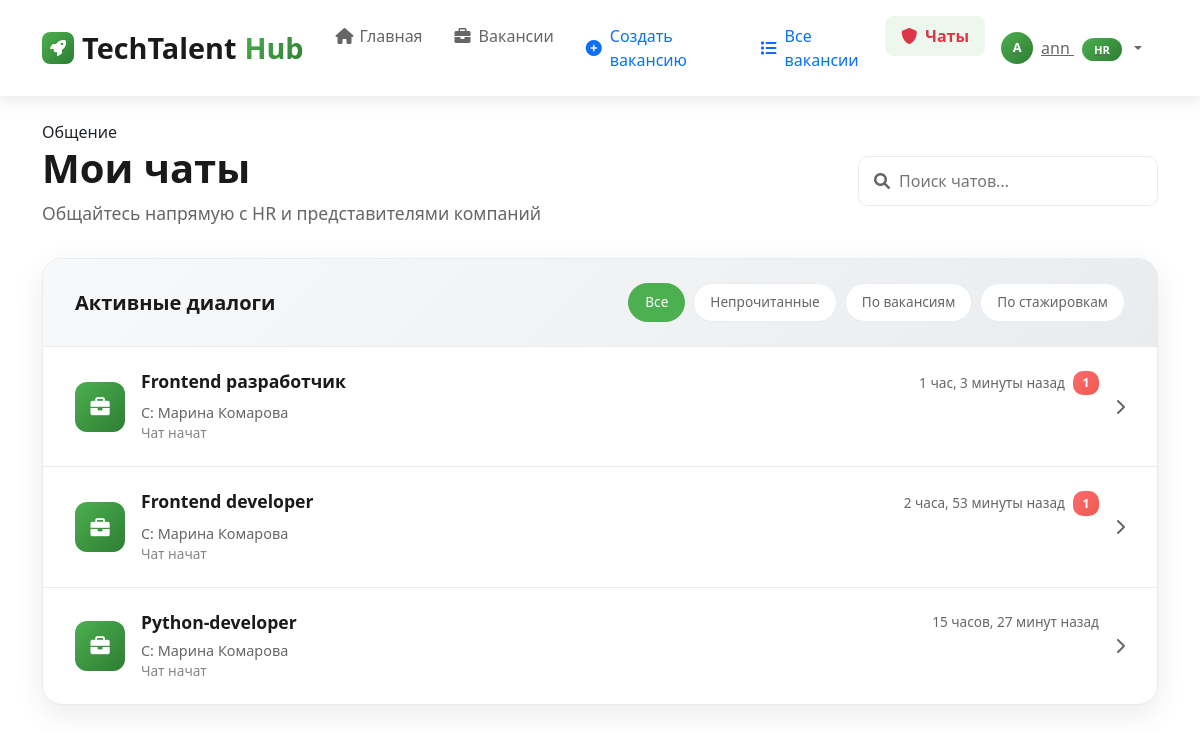
The page /chats/ (signed in) on the database its author committed.
### career_app/models.py (models this page shows, shortened)
class ChatThread(models.Model):
    vacancy = models.ForeignKey(Vacancy, on_delete=models.CASCADE, null=True, blank=True)
    internship = models.ForeignKey(Internship, on_delete=models.CASCADE, null=True, blank=True)
    applicant = models.ForeignKey(Applicant, on_delete=models.CASCADE)
    hr_user = models.ForeignKey(User, on_delete=models.CASCADE, null=True, blank=True, related_name='hr_chats')
    university_user = models.ForeignKey(User, on_delete=models.CASCADE, null=True, blank=True, related_name='university_chats')
    created_at = models.DateTimeField(auto_now_add=True)
    updated_at = models.DateTimeField(auto_now=True)
    is_active = models.BooleanField(default=True)
    class Meta:
        verbose_name = "Чат"
        verbose_name_plural = "Чаты"
        ordering = ['-updated_at']

class Vacancy(models.Model):
    STATUS_CHOICES = [
        ('draft', 'Черновик'),
        ('moderation', 'На модерации'),
        ('published', 'Опубликована'),
        ('rejected', 'Отклонена'),
        ('closed', 'Закрыта'),
    ]
    views = models.IntegerField(default=0, verbose_name="Просмотры")
    title = models.CharField(max_length=200, verbose_name="Должность")
    company = models.ForeignKey(Company, on_delete=models.CASCADE, verbose_name="Компания")
    category = models.ForeignKey(Category, on_delete=models.SET_NULL, null=True, blank=True, verbose_name="Категория")
    description = models.TextField(verbose_name="Описание вакансии")
    requirements = models.TextField(verbose_name="Требования")
    salary = models.CharField(max_length=100, blank=True, verbose_name="Зарплата")
    contact_info = models.TextField(verbose_name="Контактная информация")
    status = models.CharField(max_length=20, choices=STATUS_CHOICES, default='draft', verbose_name="Статус")
    created_by = models.ForeignKey(User, on_delete=models.CASCADE, verbose_name="Создатель")
    created_at = models.DateTimeField(auto_now_add=True)
    published_at = models.DateTimeField(null=True, blank=True)
    auto_close_at = models.DateTimeField(null=True, blank=True, verbose_name="Автоматическое закрытие")
    objects = models.Manager()
    views = models.IntegerField(default=0, verbose_name="Просмотры")
    salary_amount = models.DecimalField(max_digits=10, decimal_places=2, null=True, blank=True,
                                        verbose_name="Зарплата (число)")
    location = models.CharField(max_length=200, blank=True, verbose_name="Местоположение")
    employment_type = models.CharField(max_length=50, choices=[
        ('full', 'Полная занятость'),
        ('part', 'Частичная занятость'),
        ('remote', 'Удаленная работа'),
    ], default='full', verbose_name="Тип занятости")
    class Meta:
        verbose_name = "Вакансия"
        verbose_name_plural = "Вакансии"
        ordering = ['-created_at']

class Applicant(models.Model):
    EXPERIENCE_LEVELS = [
        ('no_experience', 'Нет опыта'),
        ('intern', 'Стажер'),
        ('junior', 'Junior (Начинающий)'),
        ('middle', 'Middle (Опытный)'),
        ('senior', 'Senior (Старший)'),
        ('lead', 'Lead (Руководитель)'),
    ]
    EDUCATION_LEVELS = [
        ('secondary', 'Среднее'),
        ('secondary_professional', 'Среднее профессиональное'),
        ('high', 'Высшее образование'),
    ]
    user = models.OneToOneField(User, on_delete=models.CASCADE, null=True, blank=True)
    first_name = models.CharField(max_length=100, verbose_name="Имя")
    last_name = models.CharField(max_length=100, verbose_name="Фамилия")
    email = models.EmailField(verbose_name="Email")
    phone = models.CharField(max_length=20, verbose_name="Телефон")
    position = models.CharField(max_length=200, blank=True, verbose_name="Желаемая должность")
    experience_level = models.CharField(
        max_length=50,
        choices=EXPERIENCE_LEVELS,
        blank=True,
        verbose_name="Уровень опыта"
    )
    education_level = models.CharField(
        max_length=50,
        choices=EDUCATION_LEVELS,
        blank=True,
        verbose_name="Уровень образования"
    )
    skills = models.TextField(blank=True, verbose_name="Навыки")
    experience = models.TextField(blank=True, verbose_name="Опыт работы")
    education = models.TextField(blank=True, verbose_name="Образование")
    about = models.TextField(blank=True, verbose_name="О себе")
    resume_file = models.FileField(upload_to='resumes/', null=True, blank=True, verbose_name="Файл резюме")
    resume_text = models.TextField(blank=True, verbose_name="Текст резюме")
    created_at = models.DateTimeField(auto_now_add=True)
    is_published = models.BooleanField(default=True, verbose_name="Резюме опубликовано")
    class Meta:
        verbose_name = "Соискатель"
        verbose_name_plural = "Соискатели"

### career_app/views.py (the view)
# urls.py: path('chats/', views.chat_list, name='chat_list'),
@login_required
def chat_list(request):
    user_profile = request.user.userprofile
    if user_profile.role == 'applicant':
        threads = ChatThread.objects.filter(
            applicant__user=request.user,
            is_active=True
        ).select_related('vacancy', 'internship', 'hr_user', 'university_user')
    elif user_profile.role == 'hr':
        threads = ChatThread.objects.filter(
            vacancy__company=user_profile.company,
            is_active=True
        ).select_related('vacancy', 'applicant', 'hr_user')
    elif user_profile.role == 'university':
        threads = ChatThread.objects.filter(
            internship__institution=user_profile.institution,
            is_active=True
        ).select_related('internship', 'applicant', 'university_user')
    else:
        threads = ChatThread.objects.none()
    for thread in threads:
        thread.unread_count = thread.messages.filter(
            is_read=False
        ).exclude(sender=request.user).count()
    context = {
        'threads': threads,
    }
    return render(request, 'career_app/chat_list.html', context)

### templates/career_app/chat_list.html (shortened to what this page needs)
{% extends 'base.html' %}
{% block content %}
<div class="container mt-3 pt-4">
    <div class="row">
        <div class="col-12">
            <div class="page-header mb-3">
                <div class="d-flex align-items-center justify-content-between">
                    <div>
                        <span class="section-badge">Общение</span>
                        <h1 class="page-title">Мои чаты</h1>
                        <p class="page-subtitle">Общайтесь напрямую с HR и представителями компаний</p>
                    </div>
                    <div class="header-actions">
                        <div class="search-box">
                            <i class="fas fa-search"></i>
                            <input type="text" placeholder="Поиск чатов...">
                        </div>
                    </div>
                </div>
            </div>
            <div class="chat-list-container">
                <div class="card chat-list-card">
                    <div class="card-header chat-list-header">
                        <div class="d-flex justify-content-between align-items-center">
                            <h5 class="mb-0">Активные диалоги</h5>
                            <div class="chat-filters">
                                <button class="filter-btn active" data-filter="all">Все</button>
                                <button class="filter-btn" data-filter="unread">Непрочитанные</button>
                                <button class="filter-btn" data-filter="vacancy">По вакансиям</button>
                                <button class="filter-btn" data-filter="internship">По стажировкам</button>
                            </div>
                        </div>
                    </div>
                    <div class="card-body p-0">
                        {% if threads %}
                            <div class="chat-list">
                                {% for thread in threads %}
                                <div class="chat-item" data-type="{% if thread.vacancy %}vacancy{% else %}internship{% endif %}" data-unread="{{ thread.unread_count }}">
                                    <a href="{% url 'chat_detail' thread.id %}" class="chat-item-link">
                                        <div class="chat-avatar">
                                            {% if thread.vacancy %}
                                                <div class="avatar-icon vacancy">
                                                    <i class="fas fa-briefcase"></i>
                                                </div>
                                            {% else %}
                                                <div class="avatar-icon internship">
                                                    <i class="fas fa-graduation-cap"></i>
                                                </div>
                                            {% endif %}
                                        </div>
                                        <div class="chat-content">
                                            <div class="chat-header">
                                                <h6 class="chat-title">
                                                    {% if thread.vacancy %}
                                                        {{ thread.vacancy.title }}
                                                    {% else %}
                                                        {{ thread.internship.title }}
                                                    {% endif %}
                                                </h6>
                                                <div class="chat-meta">
                                                    <span class="chat-time">{{ thread.updated_at|timesince }} назад</span>
                                                    {% if thread.unread_count > 0 %}
                                                    <span class="unread-badge">{{ thread.unread_count }}</span>
                                                    {% endif %}
                                                </div>
                                            </div>
                                            <div class="chat-preview">
                                                <p class="chat-partner">
                                                    {% if user.userprofile.role == 'student' %}
                                                        {% if thread.hr_user %}
                                                            С: {{ thread.hr_user.get_full_name|default:thread.hr_user.username }}
                                                            <span class="company-name">({{ thread.vacancy.company.name }})</span>
                                                        {% else %}
                                                            С: {{ thread.university_user.get_full_name|default:thread.university_user.username }}
                                                            <span class="company-name">({{ thread.internship.institution.name }})</span>
                                                        {% endif %}
                                                    {% else %}
                                                        С: {{ thread.applicant.first_name }} {{ thread.applicant.last_name }}
                                                    {% endif %}
                                                </p>
                                                <p class="chat-last-message">
                                                    {% if thread.last_message %}
                                                        {{ thread.last_message.message|truncatewords:10 }}
                                                    {% else %}
                                                        Чат начат
                                                    {% endif %}
                                                </p>
                                            </div>
                                        </div>
                                        <div class="chat-arrow">
                                            <i class="fas fa-chevron-right"></i>
                                        </div>
                                    </a>
                                </div>
                                {% endfor %}
                            </div>
                        {% endif %}
                    </div>
                </div>
            </div>
        </div>
    </div>
</div>
{% endblock %}

### templates/base.html (shortened to what this page needs)
<!DOCTYPE html>
<html lang="ru">
<head>
    <link href="https://cdn.jsdelivr.net/npm/bootstrap@5.1.3/dist/css/bootstrap.min.css" rel="stylesheet">
    <link href="https://cdnjs.cloudflare.com/ajax/libs/font-awesome/6.0.0/css/all.min.css" rel="stylesheet">
</head>
<body>
    <nav class="navbar navbar-expand-lg navbar-light fixed-top">
        <div class="container">
            <a class="navbar-brand" href="{% url 'home' %}">
                <div class="brand-icon">
                    <i class="fas fa-rocket"></i>
                </div>
                TechTalent<span>Hub</span>
            </a>
            <div class="collapse navbar-collapse" id="navbarNav">
                <ul class="navbar-nav me-auto">
    <li class="nav-item">
        <a class="nav-link {% if request.path == '/' %}active{% endif %}" href="{% url 'home' %}">
            <i class="fas fa-home"></i>
            Главная
        </a>
    </li>
    <li class="nav-item">
        <a class="nav-link {% if 'vacancy' in request.path %}active{% endif %}" href="{% url 'vacancy_list' %}">
            <i class="fas fa-briefcase"></i>
            Вакансии
        </a>
    </li>
    {% if user.is_authenticated %}
        {% if user.userprofile.role == 'admin' %}
            <li class="nav-item admin">
                <a class="nav-link" href="{% url 'moderation_list' %}">
                    <i class="fas fa-shield-alt"></i>
                    Модерация
                </a>
            </li>
            <li class="nav-item admin">
                <a class="nav-link" href="{% url 'analytics' %}">
                    <i class="fas fa-chart-bar"></i>
                    Аналитика
                </a>
            </li>
        {% elif user.userprofile.role == 'hr' %}
            <li class="nav-item hr">
                <a class="nav-link" href="{% url 'create_vacancy' %}">
                    <i class="fas fa-plus-circle"></i>
                    Создать вакансию
                </a>
            </li>
            <li class="nav-item hr">
                <a class="nav-link" href="{% url 'vacancy_list' %}">
                    <i class="fas fa-list"></i>
                    Все вакансии
                </a>
            </li>
        {% endif %}
            <li class="nav-item admin">
                <a class="nav-link" href="{% url 'chat_list' %}">
                    <i class="fas fa-shield-alt"></i>
                    Чаты
                </a>
            </li>
    {% endif %}
</ul>
                <ul class="navbar-nav">
                    {% if user.is_authenticated %}
                        <li class="nav-item dropdown">
                            <a class="user-dropdown dropdown-toggle" href="#" role="button" data-bs-toggle="dropdown">
                                <div class="user-avatar">
                                    {{ user.username|first|upper }}
                                </div>
                                <span class="d-none d-md-inline">
                                    {{ user.username }}
                                    <span class="role-badge">
                                        {% if user.userprofile.role == 'admin' %}Админ
                                        {% elif user.userprofile.role == 'hr' %}HR
                                        {% elif user.userprofile.role == 'university' %}ВУЗ
                                        {% elif user.userprofile.role == 'student' %}Студент
                                        {% else %}Пользователь{% endif %}
                                    </span>
                                </span>
                            </a>
                        </li>
                    {% endif %}
                </ul>
            </div>
        </div>
    </nav>
    <div style="padding-top: 80px;"></div>
    <main>
        {% block content %}
        {% endblock %}
    </main>
</body>
</html>

### rows shown on the page
ChatThread: vacancy "Frontend разработчик", updated_at "1 час, 3 минуты", unread_count "1", applicant.first_name "Марина", applicant.last_name "Комарова"
ChatThread: vacancy "Frontend developer", updated_at "2 часа, 53 минуты", unread_count "1", applicant.first_name "Марина", applicant.last_name "Комарова"
ChatThread: vacancy "Python-developer", updated_at "15 часов, 27 минут", applicant.first_name "Марина", applicant.last_name "Комарова"

### other values the page prints
{{ user.username|first|upper }} "A"
{{ user.username }} "ann"
